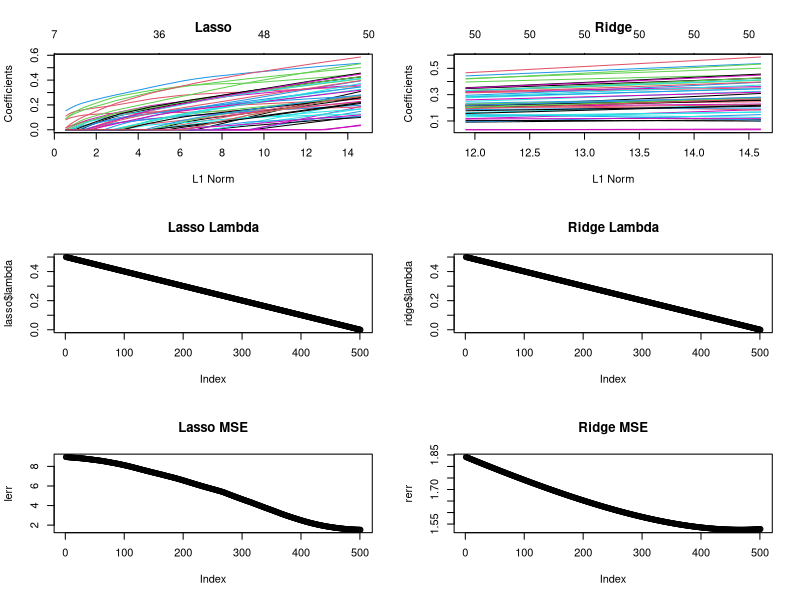
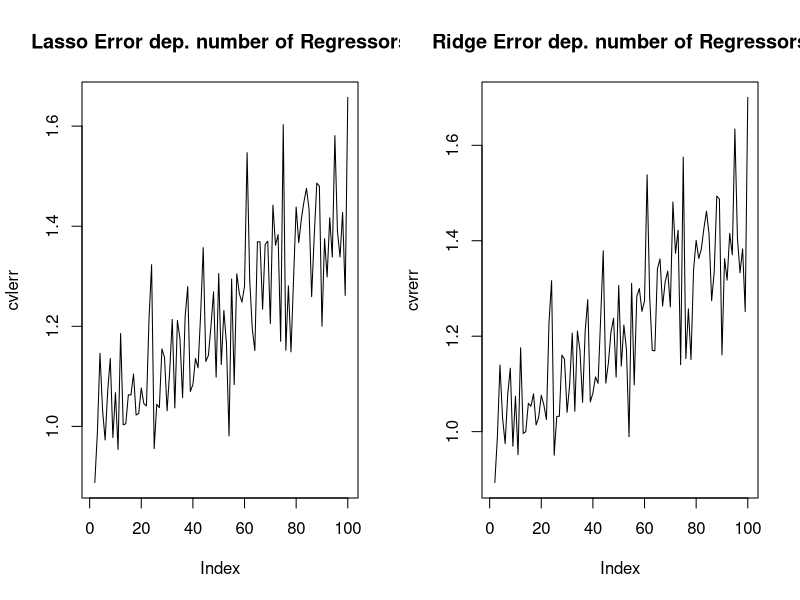
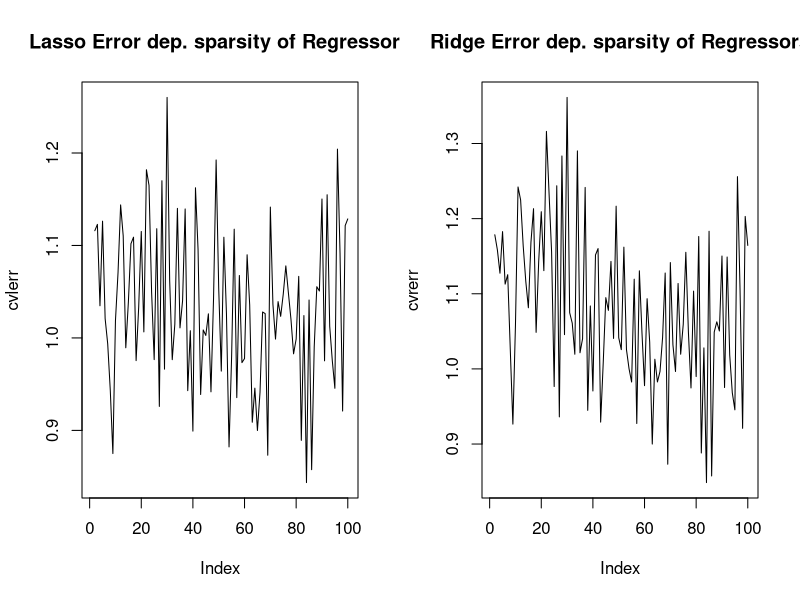

Generate these figures, in order, with R:
#####################################################################
###   Group 10 - ProblemSet 04
#####################################################################

### Preface
# clearing workspace and set wd
rm(list=ls())
cat("\014")
dev.off()

#library(plm)       # Panel Methods - regression models
library(mvtnorm)   # random draws from a multivariate normal distr.
library(MASS)       # to fit LDA and QDA analysis
library(glmnet)     # Lasso and Ridge regression
# Note: packages above require the data to be saved as a data frame

#####################################################################
###   Exercise 1

# data config
N = 300
p = 50
mu = 0

## DGP 
# Variance-Covariance Matrix, beta vector
set.seed(123)
temp=runif(p, min = 1, max = 2)
covmat=diag(temp)
beta=runif(p, min = 0.1, max = 0.5)

# sampling data and generate y's
# X = replicate(p , rmvnorm(n = N, mu = mu, Sigma = covmat))
X = rmvnorm(N, mean = rep(mu, p), sigma = covmat)
eps = rnorm(N, 0, 1^0.5)
Y = X %*% beta + eps
#Y = sin(X %*% beta) + eps
rm(temp, eps)

## a)
# Ridge
grid <- seq(0.5, 0, by=-.001)
#grid <- 10^seq(p, -2, by = -.1)
ridge <- glmnet(X, Y, alpha = 0, lambda = grid)
summary(ridge)

# Lasso
# Note alpha=1 for lasso only and can blend with ridge penalty down to
# alpha=0 ridge only.
lasso <- glmnet(X, Y, alpha=1, lambda = grid)
summary(lasso)

## b)
# generating test data
set.seed(321)
X_test = rmvnorm(N, mean = rep(mu, p), sigma = covmat)
eps = rnorm(N, 0, 1^0.5)
Y_test = X_test %*% beta + eps
#Y_test = sin(X_test %*% beta) + eps
rm(eps)

rfit <- predict(ridge, newx=X_test)
lfit <- predict(lasso, newx=X_test)

#lerr <- apply(lfit, 2, mean((Y_test-lfit)^2))
#rerr <- apply(rfit, 2, mean((Y_test-rfit)^2))
lerr <- c(rep(NaN, ncol(lfit)))
rerr <- c(rep(NaN, ncol(rfit)))
for (i in 1:ncol(lfit)){
  lerr[i] <- mean((Y_test-lfit[,i])^2)
  rerr[i] <- mean((Y_test-rfit[,i])^2)
  }

par(mfrow=c(3,2))
plot(lasso, main="Lasso")
plot(ridge, main="Ridge")
plot(lasso$lambda, main="Lasso Lambda")
plot(ridge$lambda, main="Ridge Lambda")
plot(lerr, main="Lasso MSE")
plot(rerr, main="Ridge MSE")


## c)
# set s = optimal lambda to optimize cross-validation
cvridge <- cv.glmnet(X, Y, alpha = 0, lambda = grid)
cvlasso <- cv.glmnet(X, Y, alpha=1, lambda = grid)

opt_rlambda <- cvridge$lambda.min
opt_llambda <- cvlasso$lambda.min
cvrfit <- predict(cvridge, s = opt_rlambda, newx = X_test)
cvlfit <- predict(cvlasso, s = opt_llambda, newx = X_test)

cvlerr <- mean((Y_test-cvlfit)^2)
cvrerr <- mean((Y_test-cvrfit)^2)

paste("CV - MSE Ridge Regression is:", format(cvrerr, digit=4))
paste("CV - MSE Lasso Regression is:", format(cvlerr, digit=4))
paste("Difference between Ridge and Lasso is:", format((cvrerr-cvlerr), digit=4))
# Note: since our optimal lambda is zero in the Lasso, we compute simply OLS

#####################################################################
###   Exercise 2 - Simulation Study

## a)
rm(list=ls())
cat("\014")

MCN=100
cvlerr <- c(rep(NaN, MCN))
cvrerr <- c(rep(NaN, MCN))
set.seed(123)

 for (i in 2:MCN){
   # data config
   N = 300
   p = i
   mu = 0
   
   ## DGP 
   # Variance-Covariance Matrix, beta vector
   temp=runif(p, min = 1, max = 2)
   covmat=diag(temp)
   beta=runif(p, min = 0.1, max = 0.5)
   
   # sampling data and generate y's
   # X = replicate(p , rmvnorm(n = N, mu = mu, Sigma = covmat))
   X = rmvnorm(N, mean = rep(mu, p), sigma = covmat)
   eps = rnorm(N, 0, 1^0.5)
   Y = X %*% beta + eps
   rm(temp, eps)
   cvridge <- cv.glmnet(X, Y, alpha = 0)
   cvlasso <- cv.glmnet(X, Y, alpha=1)
   
   X_test = rmvnorm(N, mean = rep(mu, p), sigma = covmat)
   eps = rnorm(N, 0, 1^0.5)
   Y_test = X_test %*% beta + eps
   rm(eps)
   
   opt_rlambda <- cvridge$lambda.min
   opt_llambda <- cvlasso$lambda.min
   cvrfit <- predict(cvridge, s = opt_rlambda, newx = X_test)
   cvlfit <- predict(cvlasso, s = opt_llambda, newx = X_test)
   
   cvlerr[i] <- mean((Y_test-cvlfit)^2)
   cvrerr[i] <- mean((Y_test-cvrfit)^2)
 }

par(mfrow=c(1,2))
plot(cvlerr, type="l", main="Lasso Error dep. number of Regressors")
plot(cvrerr, type="l", main="Ridge Error dep. number of Regressors")

### Note: Since we increase the number of regressors in the true model, we loose many degrees of freedom.
#         Hence, our estimation becomes less precise!

## b) sparsity of beta - means that the higher the sparsity the more zeros are in our beta vector
rm(list=ls())
cat("\014")

MCN=100
cvlerr <- c(rep(NaN, MCN))
cvrerr <- c(rep(NaN, MCN))
set.seed(123)

for (i in 2:MCN){
  # data config
  N = 300
  p = 50
  mu = 0
  
  ## DGP 
  # Variance-Covariance Matrix, beta vector
  temp=runif(p, min = 1, max = 2)
  covmat=diag(temp)
  beta=runif(p, min = 0.1, max = 0.5)
  prob=i/(i^2)
  binvec=rbinom(p,1,prob)
  beta=beta*binvec
  
  # sampling data and generate y's
  # X = replicate(p , rmvnorm(n = N, mu = mu, Sigma = covmat))
  X = rmvnorm(N, mean = rep(mu, p), sigma = covmat)
  eps = rnorm(N, 0, 1^0.5)
  Y = X %*% beta + eps
  rm(temp, eps)
  cvridge <- cv.glmnet(X, Y, alpha = 0)
  cvlasso <- cv.glmnet(X, Y, alpha=1)
  
  X_test = rmvnorm(N, mean = rep(mu, p), sigma = covmat)
  eps = rnorm(N, 0, 1^0.5)
  Y_test = X_test %*% beta + eps
  rm(eps)
  
  opt_rlambda <- cvridge$lambda.min
  opt_llambda <- cvlasso$lambda.min
  cvrfit <- predict(cvridge, s = opt_rlambda, newx = X_test)
  cvlfit <- predict(cvlasso, s = opt_llambda, newx = X_test)
  
  cvlerr[i] <- mean((Y_test-cvlfit)^2)
  cvrerr[i] <- mean((Y_test-cvrfit)^2)
}

par(mfrow=c(1,2))
plot(cvlerr, type="l", main="Lasso Error dep. sparsity of Regressors")
plot(cvrerr, type="l", main="Ridge Error dep. sparsity of Regressors")

### Note: since we increase the sparsity of beta, our true model contains more coefficients which are truely zero. 
#         Therefore Lasso performs better, since lasso allows estimates to be zero!